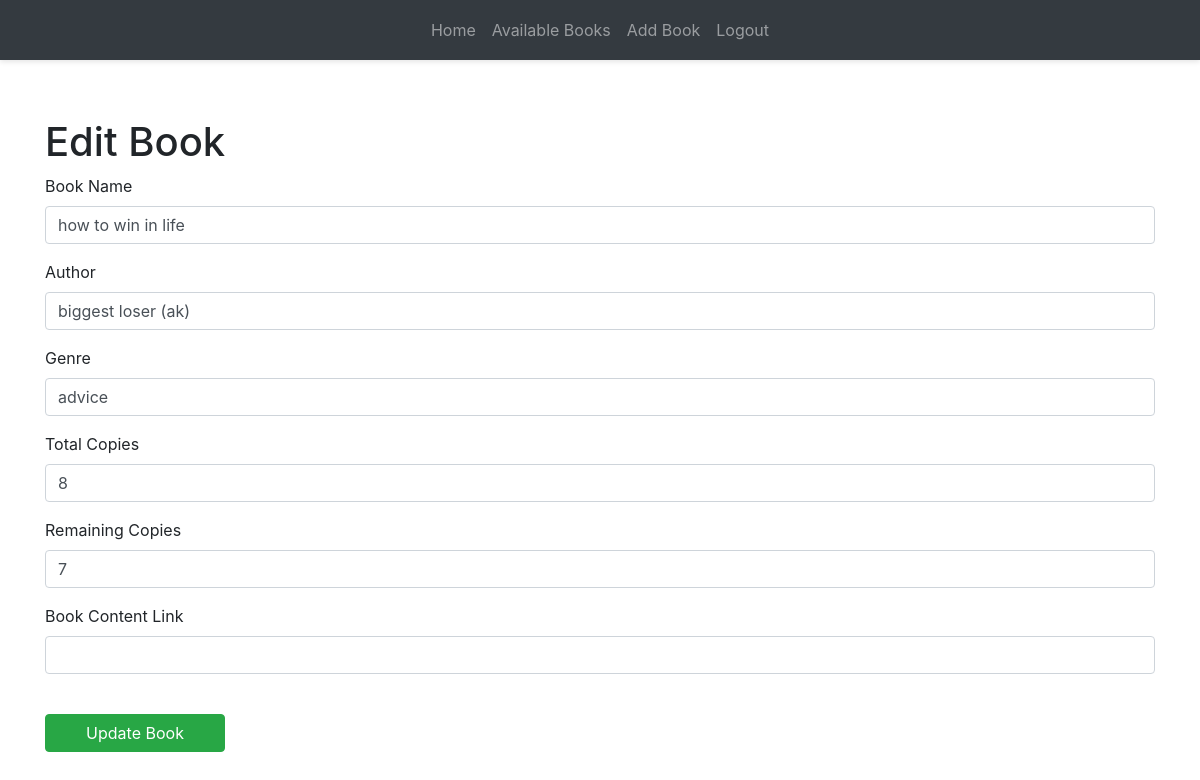
Page /edit-book/5 (signed in) on the committed database.
### website/models.py (models this page shows)
class Book(db.Model):
    id = db.Column(db.Integer, primary_key=True)  # a reference ID
    name = db.Column(db.String(150), nullable=False)  # a title
    author = db.Column(db.String(150), nullable=False)  # an author
    genre = db.Column(db.String(50), nullable=True)  # genre (optional)
    copies = db.Column(db.Integer, nullable=False)  # number of total copies
    remaining_copies = db.Column(db.Integer, nullable=False)  # number of remaining copies
    content_link = db.Column(db.String(500), nullable=True)  # link to access the book (optional)
    borrowed_books = db.relationship('BorrowedBook', backref='book')# relationship to track borrow records for this book

### website/views.py (the view, shortened to what this page needs)
@views.route('/edit-book/<int:book_id>', methods=['GET', 'POST'])
@login_required
def edit_book(book_id):
    if not current_user.is_admin:
        flash("You do not have permission to access this page.", category='error')
        return redirect(url_for('views.home'))
    book = Book.query.get(book_id)
    if not book:
        flash("Book not found.", category='error')
        return redirect(url_for('views.book_list'))
    return render_template('edit_book.html', book=book)

### website/templates/edit_book.html (shortened to what this page needs)
{% extends "base.html" %}
{% block content %}
<h1>Edit Book</h1>
<form method="POST">
    <div class="form-group">
        <label for="name">Book Name</label>
        <input
            type="text"
            id="name"
            name="name"
            class="form-control"
            value="{{ book.name }}"
            required
        />
    </div>
    <div class="form-group">
        <label for="author">Author</label>
        <input
            type="text"
            id="author"
            name="author"
            class="form-control"
            value="{{ book.author }}"
            required
        />
    </div>
    <div class="form-group">
        <label for="genre">Genre</label>
        <input
            type="text"
            id="genre"
            name="genre"
            class="form-control"
            value="{{ book.genre }}"
        />
    </div>
    <div class="form-group">
        <label for="copies">Total Copies</label>
        <input
            type="number"
            id="copies"
            name="copies"
            class="form-control"
            value="{{ book.copies }}"
            required
        />
    </div>
    <div class="form-group">
        <label for="remaining_copies">Remaining Copies</label>
        <input
            type="number"
            id="remaining_copies"
            name="remaining_copies"
            class="form-control"
            value="{{ book.remaining_copies }}"
            required
        />
    </div>
    <div class="form-group">
        <label for="content_link">Book Content Link</label>
        <input
            type="url"
            id="content_link"
            name="content_link"
            class="form-control"
            value="{{ book.content_link }}"
        />
    </div>
    <br />
    <button type="submit" class="btn btn-success">Update Book</button>
</form>
{% endblock %}

### website/static/css/style.css (style rules this page uses)
html { box-sizing: border-box; -webkit-font-smoothing: antialiased; }
* { box-sizing: inherit; }
*:before, *:after { box-sizing: inherit; }
body { min-height: 100vh; display: flex; font-family: 'Inter', Arial; justify-content: center; align-items: center; background: #eceffc; }

### website/templates/base.html (style rules this page uses)
button { font-family: inherit; font-size: 20px; background: royalblue; color: white; padding: 0.9em 1.5em; display: flex; align-items: center; justify-content: center; border: none; border-radius: 16px; overflow: hidden; transition: all 0.2s; cursor: pointer; position: relative; width: 180px; }

### rows in the picture
Book: name "how to win in life", author "biggest loser (ak)", genre "advice", copies "8", remaining_copies "7"
